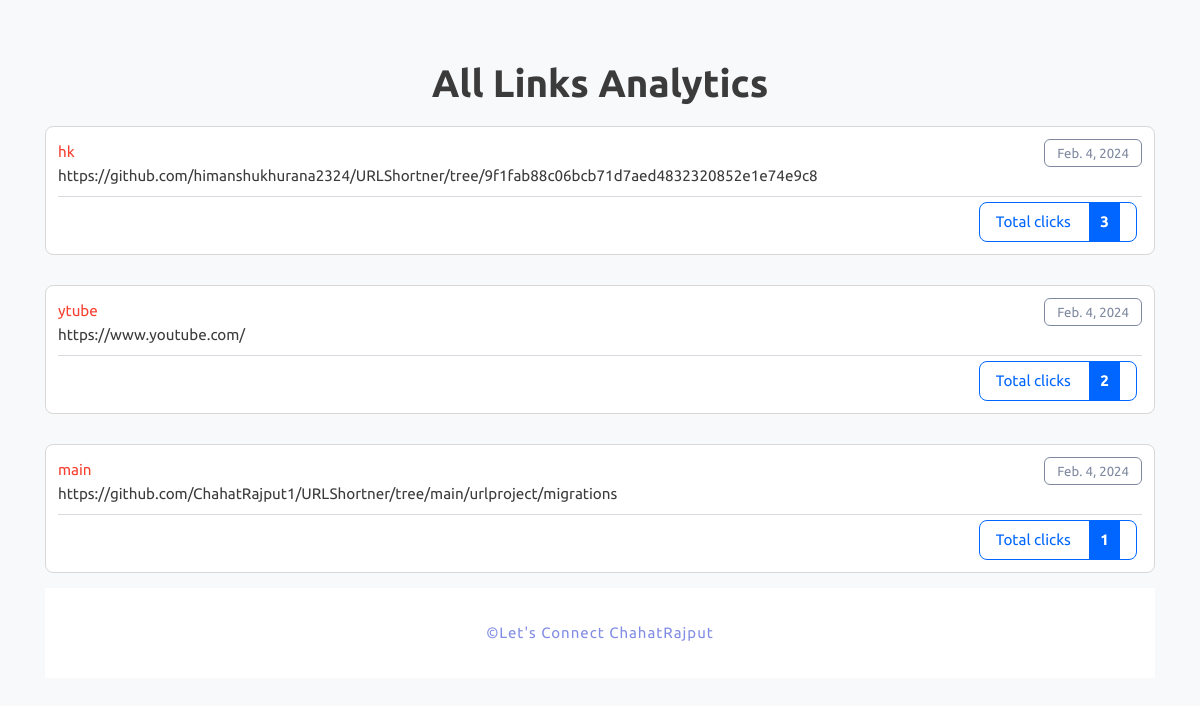
Page /all-analytics on the committed database.
### urlproject/models.py (models this page shows)
class LongToShort(models.Model):
    longurl=models.URLField(max_length=255)
    shorturl=models.CharField(max_length=50,unique=True)
    date=models.DateField(auto_now_add=True)
    clicks=models.IntegerField(default=0)
    dclicks=models.IntegerField(default=0)
    mclicks=models.IntegerField(default=0)
    country = models.CharField(max_length=250)
    country_count = models.CharField(max_length=250)

### urlproject/views.py (the view)
# urls.py: path('all-analytics',views.all_analytics),
def all_analytics(request):
    row=LongToShort.objects.all()
    context={"row":row}
    return render(request,"all-analytics.html",context)

### templates/all-analytics.html (shortened to what this page needs)
{%load static%}
<!DOCTYPE html>
<html lang="en" class="">
<head>
	<link rel="stylesheet" href="{% static 'bootstrap.css' %}" type="text/css" media="screen">
	<link rel="stylesheet" href="{% static 'style.css' %}" type="text/css" media="screen">
</head>
<body class="pace-done lout_stats30">
	<main id="content" role="main" class="wyniki wyniki_all">
		<div class="container">
			<div class="row">
				<div class="col-12 page_log_in mt-0">
					<h2 class="h1" style="text-align: center;">All Links Analytics</h2>
				</div>
				{% for obj in row %}
				<div class="url_options url_stats_o" id="1">
					<p class="data_link">{{ obj.date}}</p>
					<p class="url_link">
						{{obj.longurl}}
					</p>
					<p id="link" class="link_element">
						<a href="{% url 'analytic' obj.id %}" class="short_url_l" target="blank">
							{{obj.shorturl}}
						</a>
					</p>
					<div class="stats_total btn-cutt click_stats btn_norm">
						<div>Total clicks <strong class="allClicks">{{obj.clicks}}</strong></div>
					</div>
				</div>
				{% endfor %}
			</div>
			<footer class="footer-area footer--light">
				<div class="mini-footer">
					<div class="container">
						<div class="row">
							<div class="col-md-12">
								<div class="copyright-text">
									<p><a href="https://www.linkedin.com/in/chahat-rajput-681509242/">&copy;Let's Connect ChahatRajput </a></p>
								</div>
							</div>
						</div>
					</div>
				</div>
			</footer>
		</div>
	</main>
</body>
</html>

### rows in the picture
LongToShort: date "Feb. 4, 2024", longurl "https://github.com/himanshukhurana2324/URLShortner/tree/9f1fab88c06bcb71d7aed4832320852e1e74e9c8", shorturl "hk", clicks "3"
LongToShort: date "Feb. 4, 2024", longurl "https://www.youtube.com/", shorturl "ytube", clicks "2"
LongToShort: date "Feb. 4, 2024", longurl "https://github.com/ChahatRajput1/URLShortner/tree/main/urlproject/migrations", shorturl "main", clicks "1"
